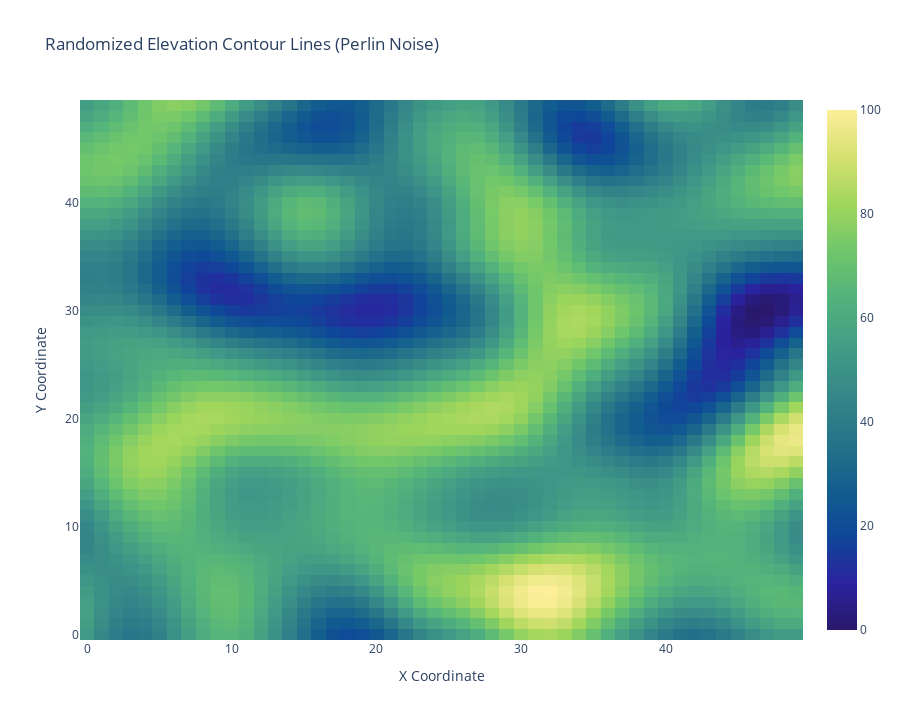

The cell this chart's notebook holds for it:
### Code cell
size = elevation.shape[0]

# Create the heat map in plotly
fig = go.Figure(data=go.Heatmap(
    z=elevation,      # Elevation values
    x=np.linspace(0, size-1, size),  # X coordinates (0 to size-1)
    y=np.linspace(0, size-1, size),  # Y coordinates (0 to size-1)
    colorscale='haline'  # Use the 'viridis' color scale
))
# Update the layout with titles and labels
fig.update_layout(
    title="Randomized Elevation Contour Lines (Perlin Noise)",
    xaxis_title="X Coordinate",
    yaxis_title="Y Coordinate",
    coloraxis_colorbar=dict(
        title="Elevation"  # Color bar label
    ),
    width=900,
    height=720
)

# Show the plot
fig.show()

### Figure 1 — Plotly figure (JSON) as saved in the notebook; plotly's stock layout.template omitted (floating-point values rounded to 4 significant figures; data arrays with more than 128 entries replaced by an {"elided": "..."} marker saying what was removed)
{"data": [{"colorscale": [[0, "rgb(41, 24, 107)"], [0.09091, "rgb(42, 35, 160)"], [0.1818, "rgb(15, 71, 153)"], [0.2727, "rgb(18, 95, 142)"], [0.3636, "rgb(38, 116, 137)"], [0.4545, "rgb(53, 136, 136)"], [0.5455, "rgb(65, 157, 133)"], [0.6364, "rgb(81, 178, 124)"], [0.7273, "rgb(111, 198, 107)"], [0.8182, "rgb(160, 214, 91)"], [0.9091, "rgb(212, 225, 112)"], [1, "rgb(253, 238, 153)"]], "type": "heatmap", "x": [0, 1, 2, 3, 4, 5, 6, 7, 8, 9, 10, 11, 12, 13, 14, 15, 16, 17, 18, 19, 20, 21, 22, 23, 24, 25, 26, 27, 28, 29, 30, 31, 32, 33, 34, 35, 36, 37, 38, 39, 40, 41, 42, 43, 44, 45, 46, 47, 48, 49], "y": [0, 1, 2, 3, 4, 5, 6, 7, 8, 9, 10, 11, 12, 13, 14, 15, 16, 17, 18, 19, 20, 21, 22, 23, 24, 25, 26, 27, 28, 29, 30, 31, 32, 33, 34, 35, 36, 37, 38, 39, 40, 41, 42, 43, 44, 45, 46, 47, 48, 49], "z": {"elided": "50x50 float values"}}], "layout": {"coloraxis": {"colorbar": {"title": {"text": "Elevation"}}}, "height": 720, "title": {"text": "Randomized Elevation Contour Lines (Perlin Noise)"}, "width": 900, "xaxis": {"autorange": true, "range": [-0.5, 49.5], "title": {"text": "X Coordinate"}, "type": "linear"}, "yaxis": {"autorange": true, "range": [-0.5, 49.5], "title": {"text": "Y Coordinate"}, "type": "linear"}}}
